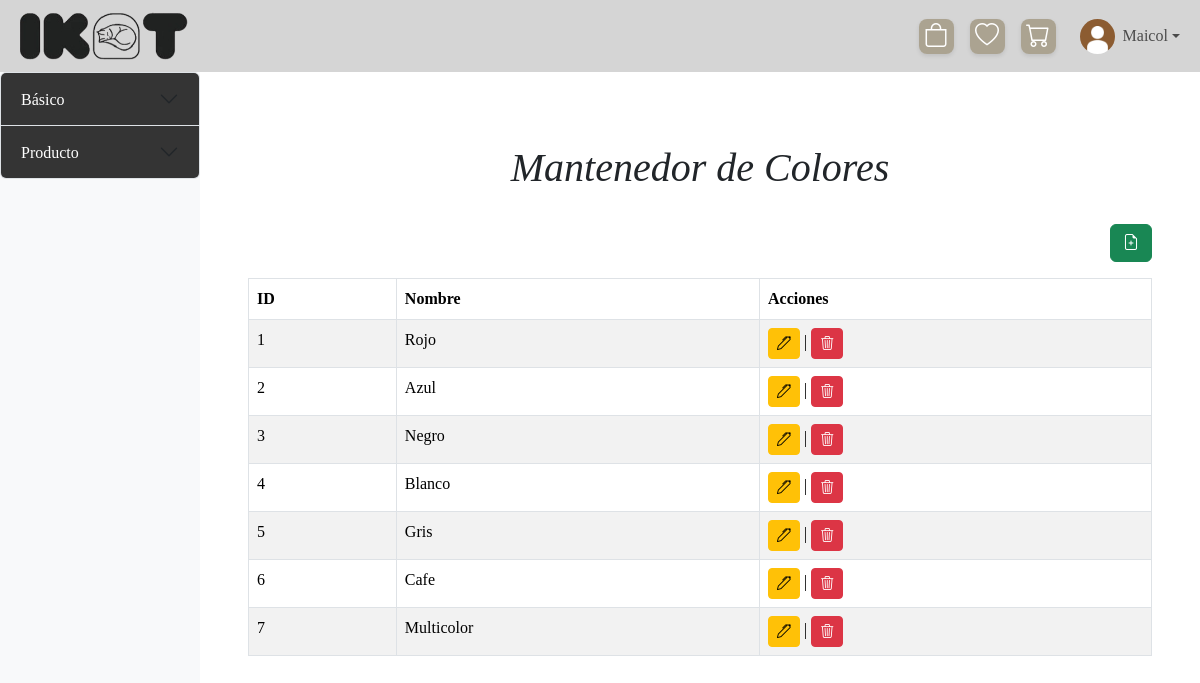
Page /mantenedores/Mantenedor_colores/mostrar_color.php (signed in) on the earlier database version.
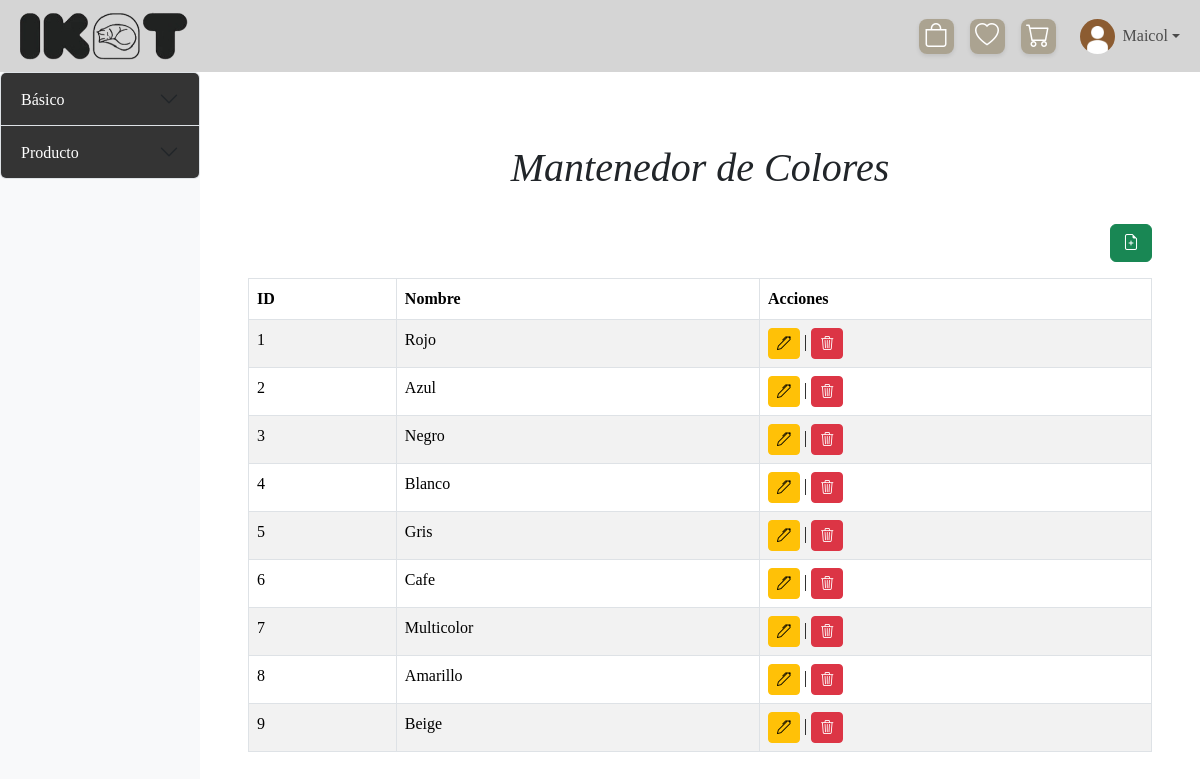
Same page on the later database version.
### tables this page shows
CREATE TABLE `color` (
  `id_color` int(11) NOT NULL,
  `nombre_color` varchar(50) NOT NULL,
  `codigo_hex` varchar(7) DEFAULT NULL
);

### mantenedores/Mantenedor_colores/mostrar_color.php (the view, shortened to what this page needs)
<?php
include '../../config/conexion.php';
?>
<!DOCTYPE html>
<html lang="es">
<head>
    <link href="https://cdn.jsdelivr.net/npm/bootstrap@5.3.3/dist/css/bootstrap.min.css" rel="stylesheet">
    <link rel="stylesheet" href="https://cdn.jsdelivr.net/npm/bootstrap-icons@1.11.3/font/bootstrap-icons.min.css">
    <link rel="stylesheet" href="..\..\assets\css\styles.css">
</head>
<body>
    <?php include $_SERVER['DOCUMENT_ROOT'] . '/xampp/TIS-1/IKAT/templates/header.php';?>
    <div class="d-flex">
        <?php include '../sidebar-mantenedores.php';?>
        <div class="content-area flex-grow-1 p-5 col-4 col-md-10">
            <h1 class="text-center p-4">Mantenedor de Colores</h1>
            <div class="d-flex justify-content-end mb-3">
                    <a class="btn btn-success" data-bs-toggle="modal" data-bs-target="#agregarColorModal">
                        <i class="bi bi-file-earmark-plus"></i>
                    </a>
                </div>
            <div class="table-responsive">
                <?php
                    $sql = "SELECT * FROM color";
                    $result = $conn->query($sql);
                    if ($result->num_rows > 0) {
                        echo "<table class='table table-bordered table-striped'>
                                <thead class='thead-dark'>
                                    <tr>
                                        <th>ID</th>
                                        <th>Nombre</th>
                                        <th>Acciones</th>
                                    </tr>
                                </thead>
                                <tbody>";
                        while($row = $result->fetch_assoc()) {
                            echo "<tr>
                                    <td>" . $row["id_color"] . "</td>
                                    <td>" . $row["nombre_color"] . "</td>
                                    <td>
                                        <a class='btn btn-warning btn-sm' data-bs-toggle='modal' data-bs-target='#editarColorModal" . $row["id_color"] . "'><i class='bi bi-pen'></i></a> |
                                        <a href='borrar_color.php?id=" . $row["id_color"] . "' class='btn btn-danger btn-sm'><i class='bi bi-trash3'></i></a>
                                    </td>
                                  </tr>";
                        }
                        echo "</tbody></table>";
                    } else {
                        echo "<p class='text-center'>No hay colores registrados.</p>";
                    }
                ?>
            </div>
        </div>
    </div>
</body>
</html>

Differences in the rows shown:
added color: id_color "8", nombre_color "Amarillo"
added color: id_color "9", nombre_color "Beige"
